Frame 1 (no input): blank canvas, image omitted
Frame 60 (the mouse pressed at the canvas centre just before this capture): blank canvas, image omitted
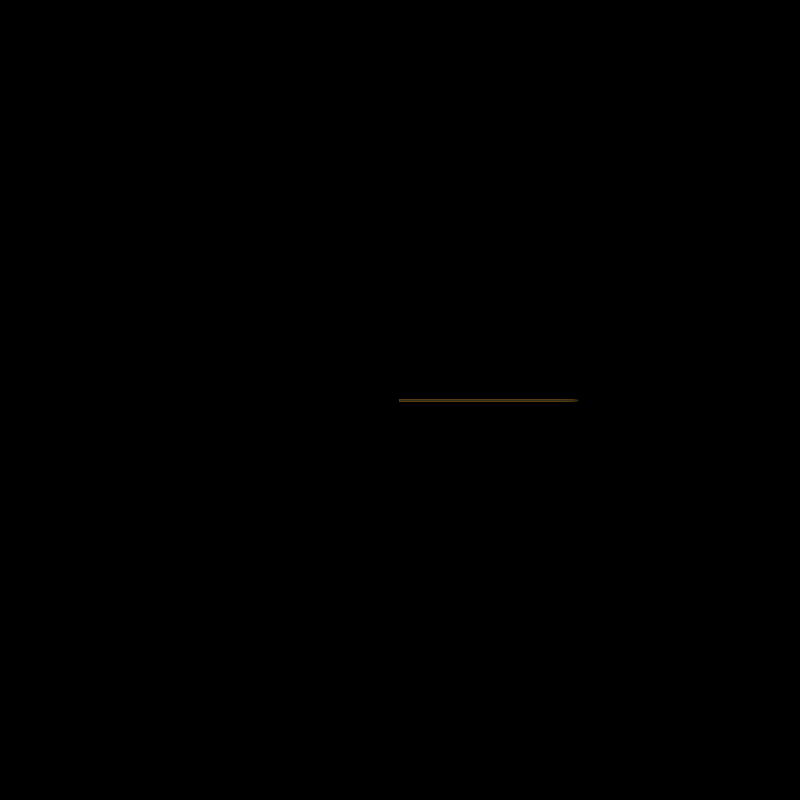
Frame 120 (the mouse held since frame 60 and released just before this capture)

The Processing sketch whose frames 1 and 60 were blank and that drew this single picture after the mouse press (run headless with seeded random() and noise(); from frame 60 on, the mouse is pressed at the canvas centre):

// Processing sketch: processing_115720
// ── processing_115720.pde

int x=0;

void setup(){
size(800,800);
smooth();
background(0);
}

void draw () {
  
  pushMatrix();               //push matrix may not be necessary in this code, however, i will improve it and add more shapes
  translate(mouseX,mouseY);    //start point is the pointer
  strokeWeight(2);            //lineweight
  stroke(random(200),random(120),random(50));   //gives random colors (random (x) = numbers from 0 to x)
if (mousePressed==true) {                   //if mouse is pressed, it starts drawing lines      
  line(0,0,x,0); 
  x=x+3;  }                                // each line is 3 bigger than the previous one
  else {                    //if mouse butto in not pressed, x=0
    x=0; }

popMatrix();
}
